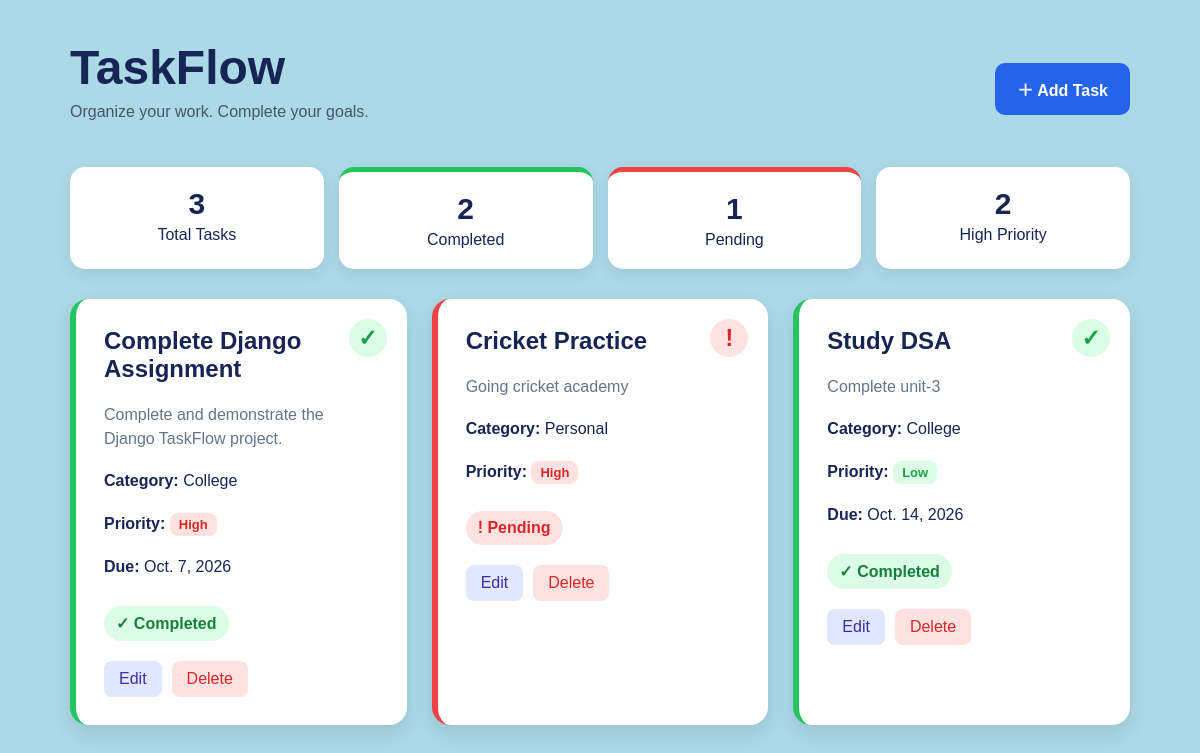
The page / on the database its author committed.
### tasks/models.py (models this page shows, shortened)
class Task(models.Model):
    PRIORITY_CHOICES = [
        ('Low', 'Low'),
        ('Medium', 'Medium'),
        ('High', 'High'),
    ]
    title = models.CharField(max_length=200)
    description = models.TextField(blank=True)
    category = models.CharField(max_length=100, default='General')
    priority = models.CharField(
        max_length=10,
        choices=PRIORITY_CHOICES,
        default='Medium'
    )
    due_date = models.DateField(null=True, blank=True)
    completed = models.BooleanField(default=False)
    created_at = models.DateTimeField(auto_now_add=True)
    updated_at = models.DateTimeField(auto_now=True)

### tasks/views.py (the view)
# urls.py: path('', views.task_list, name='task_list'),
def task_list(request):
    tasks = Task.objects.all()
    total_tasks = tasks.count()
    completed_tasks = tasks.filter(completed=True).count()
    pending_tasks = tasks.filter(completed=False).count()
    high_priority_tasks = tasks.filter(priority='High').count()
    all_completed = total_tasks > 0 and completed_tasks == total_tasks
    context = {
        'tasks': tasks,
        'total_tasks': total_tasks,
        'completed_tasks': completed_tasks,
        'pending_tasks': pending_tasks,
        'high_priority_tasks': high_priority_tasks,
        'all_completed': all_completed,
    }
    return render(request, 'tasks/task_list.html', context)

### tasks/templates/tasks/task_list.html (shortened to what this page needs)
{% load static %}
<!DOCTYPE html>
<html lang="en">
<head>
    <link rel="stylesheet" href="{% static 'tasks/style.css' %}">
</head>
<body>
<div class="container">
    <header class="header">
        <div>
            <h1>TaskFlow</h1>
            <p>Organize your work. Complete your goals.</p>
        </div>
        <a href="{% url 'add_task' %}" class="add-btn">
            ＋ Add Task
        </a>
    </header>
    <div class="stats">
        <div class="stat-card">
            <span class="stat-number">{{ total_tasks }}</span>
            <span>Total Tasks</span>
        </div>
        <div class="stat-card completed-stat">
            <span class="stat-number">{{ completed_tasks }}</span>
            <span>Completed</span>
        </div>
        <div class="stat-card pending-stat">
            <span class="stat-number">{{ pending_tasks }}</span>
            <span>Pending</span>
        </div>
        <div class="stat-card">
            <span class="stat-number">{{ high_priority_tasks }}</span>
            <span>High Priority</span>
        </div>
    </div>
    <div class="task-grid">
        {% for task in tasks %}
        <div class="task-card
            {% if task.completed %}
                completed-card
            {% else %}
                pending-card
            {% endif %}
        ">
            {% if task.completed %}
                <div class="status-icon completed-icon">
                    ✓
                </div>
            {% else %}
                <div class="status-icon pending-icon">
                    !
                </div>
            {% endif %}
            <h2>{{ task.title }}</h2>
            <p class="description">
                {{ task.description }}
            </p>
            <div class="task-info">
                <p>
                    <strong>Category:</strong>
                    {{ task.category }}
                </p>
                <p>
                    <strong>Priority:</strong>
                    <span class="priority {{ task.priority|lower }}">
                        {{ task.priority }}
                    </span>
                </p>
                {% if task.due_date %}
                <p>
                    <strong>Due:</strong>
                    {{ task.due_date }}
                </p>
                {% endif %}
            </div>
            <a href="{% url 'toggle_task' task.id %}"
   class="status-link">
    {% if task.completed %}
        <div class="status completed-status">
            ✓ Completed
        </div>
    {% else %}
        <div class="status pending-status">
            ! Pending
        </div>
    {% endif %}
</a>
            <div class="actions">
                <a href="{% url 'edit_task' task.id %}" class="edit-btn">
                    Edit
                </a>
                <a href="{% url 'delete_task' task.id %}" class="delete-btn">
                    Delete
                </a>
            </div>
        </div>
        {% endfor %}
    </div>
</div>
</body>
</html>

### tasks/static/tasks/style.css (style rules this page uses)
* { box-sizing: border-box; }
body { margin: 0; font-family: Arial, sans-serif; background: #add8e6; color: #172554; }
.container { max-width: 1100px; margin: auto; padding: 40px 20px; }
.header { display: flex; justify-content: space-between; align-items: center; margin-bottom: 30px; }
.header h1 { margin: 0; font-size: 48px; }
.header p { margin-top: 8px; color: #475569; }
.add-btn { text-decoration: none; background: #2563eb; color: white; padding: 14px 22px; border-radius: 10px; font-weight: bold; transition: 0.2s; }
.stats { display: grid; grid-template-columns: repeat(4, 1fr); gap: 15px; margin-bottom: 30px; }
.stat-card { background: white; padding: 20px; border-radius: 15px; text-align: center; box-shadow: 0 5px 15px rgba(0,0,0,0.08); }
.stat-number { display: block; font-size: 30px; font-weight: bold; margin-bottom: 5px; }
.completed-stat { border-top: 5px solid #22c55e; }
.pending-stat { border-top: 5px solid #ef4444; }
.task-grid { display: grid; grid-template-columns: repeat(3, 1fr); gap: 25px; }
.task-card { position: relative; background: white; padding: 28px; border-radius: 18px; box-shadow: 0 8px 20px rgba(0,0,0,0.10); transition: 0.25s; }
.completed-card { border-left: 6px solid #22c55e; }
.pending-card { border-left: 6px solid #ef4444; }
.status-icon { position: absolute; right: 20px; top: 20px; width: 38px; height: 38px; border-radius: 50%; display: flex; justify-content: center; align-items: center; font-size: 23px; font-weight: bold; }
.completed-icon { background: #dcfce7; color: #16a34a; }
.pending-icon { background: #fee2e2; color: #dc2626; }
.task-card h2 { margin-top: 0; padding-right: 50px; }
.description { color: #64748b; line-height: 1.5; }
.task-info { margin-top: 15px; line-height: 1.7; }
.priority { padding: 4px 9px; border-radius: 8px; font-size: 13px; font-weight: bold; }
.high { background: #fee2e2; color: #dc2626; }
.low { background: #dcfce7; color: #16a34a; }
.status { display: inline-block; margin-top: 10px; padding: 8px 12px; border-radius: 20px; font-weight: bold; }
.completed-status { background: #dcfce7; color: #15803d; }
.pending-status { background: #fee2e2; color: #dc2626; }
.actions { display: flex; gap: 10px; margin-top: 20px; }
.actions a { text-decoration: none; padding: 9px 15px; border-radius: 8px; }
.edit-btn { background: #e0e7ff; color: #3730a3; }
.delete-btn { background: #fee2e2; color: #dc2626; }
.status-link { text-decoration: none; display: inline-block; cursor: pointer; }
.status { transition: 0.2s; }

### rows shown on the page
Task: title "Complete Django Assignment", description "Complete and demonstrate the Django TaskFlow project.", category "College", priority "High", due_date "Oct. 7, 2026", completed "✓ Completed"
Task: title "Cricket Practice", description "Going cricket academy", category "Personal", priority "High", completed "! Pending"
Task: title "Study DSA", description "Complete unit-3", category "College", priority "Low", due_date "Oct. 14, 2026", completed "✓ Completed"

### other values the page prints
{{ total_tasks }} "3"
{{ completed_tasks }} "2"
{{ pending_tasks }} "1"
{{ high_priority_tasks }} "2"
